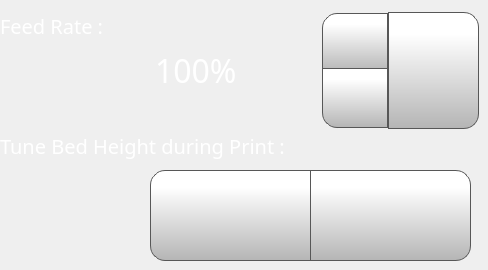
      <widget class="QWidget" name="feedRateTab">
       <attribute name="icon">
        <iconset>
         <normaloff>templates/img/FeedRate.png</normaloff>
         <normalon>templates/img/FeedRate_Selected.png</normalon>templates/img/FeedRate.png</iconset>
       </attribute>
       <attribute name="title">
        <string/>
       </attribute>
       <widget class="QLabel" name="feedRateLabelControlPage">
        <property name="geometry">
         <rect>
          <x>0</x>
          <y>10</y>
          <width>181</width>
          <height>31</height>
         </rect>
        </property>
        <property name="font">
         <font>
          <family>Gotham Light</family>
          <pointsize>15</pointsize>
          <weight>50</weight>
          <bold>false</bold>
         </font>
        </property>
        <property name="contextMenuPolicy">
         <enum>Qt::NoContextMenu</enum>
        </property>
        <property name="styleSheet">
         <string notr="true">color: rgb(255, 255, 255);
background-color: rgba(255, 255, 255, 0);</string>
        </property>
        <property name="text">
         <string>Feed Rate :</string>
        </property>
       </widget>
       <widget class="QPushButton" name="moveZMBabyStep">
        <property name="geometry">
         <rect>
          <x>310</x>
          <y>170</y>
          <width>161</width>
          <height>91</height>
         </rect>
        </property>
        <property name="minimumSize">
         <size>
          <width>0</width>
          <height>0</height>
         </size>
        </property>
        <property name="font">
         <font>
          <family>Gotham</family>
          <pointsize>15</pointsize>
         </font>
        </property>
        <property name="contextMenuPolicy">
         <enum>Qt::NoContextMenu</enum>
        </property>
        <property name="styleSheet">
         <string notr="true">QPushButton {
     border: 1px solid rgb(87, 87, 87);

	background-color: qlineargradient(spread:pad, x1:0, y1:1, x2:0, y2:0.188, stop:0 rgba(180, 180, 180, 255), stop:1 rgba(255, 255, 255, 255));
	border-bottom-right-radius: 15px;
	border-top-right-radius: 15px;
}

QPushButton:pressed {
    background-color: qlineargradient(x1: 0, y1: 0, x2: 0, y2: 1,
                                      stop: 0 #dadbde, stop: 1 #f6f7fa);
}

QPushButton:flat {
    border: none; /* no border for a flat push button */
}

QPushButton:default {
    border-color: navy; /* make the default button prominent */
}

QPushButton:focus {
	outline: none;
}</string>
        </property>
        <property name="text">
         <string/>
        </property>
        <property name="icon">
         <iconset>
          <normaloff>templates/img/arrows.png</normaloff>templates/img/arrows.png</iconset>
        </property>
        <property name="iconSize">
         <size>
          <width>40</width>
          <height>40</height>
         </size>
        </property>
        <property name="checkable">
         <bool>false</bool>
        </property>
        <property name="autoDefault">
         <bool>false</bool>
        </property>
        <property name="default">
         <bool>false</bool>
        </property>
        <property name="flat">
         <bool>false</bool>
        </property>
       </widget>
       <widget class="QPushButton" name="setFeedRateButton">
        <property name="geometry">
         <rect>
          <x>388</x>
          <y>12</y>
          <width>91</width>
          <height>117</height>
         </rect>
        </property>
        <property name="font">
         <font>
          <family>Gotham</family>
          <pointsize>13</pointsize>
         </font>
        </property>
        <property name="contextMenuPolicy">
         <enum>Qt::NoContextMenu</enum>
        </property>
        <property name="styleSheet">
         <string notr="true">QPushButton {
     border: 1px solid rgb(87, 87, 87);
	background-color: qlineargradient(spread:pad, x1:0, y1:1, x2:0, y2:0.188, stop:0 rgba(180, 180, 180, 255), stop:1 rgba(255, 255, 255, 255));
border-top-right-radius: 15px;
border-bottom-right-radius: 15px;

}

QPushButton:pressed {
    background-color: qlineargradient(x1: 0, y1: 0, x2: 0, y2: 1,
                                      stop: 0 #dadbde, stop: 1 #f6f7fa);
}

QPushButton:flat {
    border: none; /* no border for a flat push button */
}

QPushButton:default {
    border-color: navy; /* make the default button prominent */
}

QPushButton:focus {
	outline: none;
}</string>
        </property>
        <property name="text">
         <string/>
        </property>
        <property name="icon">
         <iconset>
          <normaloff>templates/img/verification-mark.png</normaloff>templates/img/verification-mark.png</iconset>
        </property>
        <property name="iconSize">
         <size>
          <width>50</width>
          <height>50</height>
         </size>
        </property>
       </widget>
       <widget class="QLabel" name="flowRateLabelControlPage_5">
        <property name="geometry">
         <rect>
          <x>0</x>
          <y>130</y>
          <width>421</width>
          <height>31</height>
         </rect>
        </property>
        <property name="font">
         <font>
          <family>Gotham Light</family>
          <pointsize>15</pointsize>
          <weight>50</weight>
          <bold>false</bold>
         </font>
        </property>
        <property name="contextMenuPolicy">
         <enum>Qt::NoContextMenu</enum>
        </property>
        <property name="styleSheet">
         <string notr="true">color: rgb(255, 255, 255);
background-color: rgba(255, 255, 255, 0);</string>
        </property>
        <property name="text">
         <string>Tune Bed Height during Print :</string>
        </property>
       </widget>
       <widget class="QPushButton" name="moveZPBabyStep">
        <property name="geometry">
         <rect>
          <x>150</x>
          <y>170</y>
          <width>161</width>
          <height>91</height>
         </rect>
        </property>
        <property name="minimumSize">
         <size>
          <width>0</width>
          <height>0</height>
         </size>
        </property>
        <property name="font">
         <font>
          <family>Gotham</family>
          <pointsize>15</pointsize>
         </font>
        </property>
        <property name="contextMenuPolicy">
         <enum>Qt::NoContextMenu</enum>
        </property>
        <property name="styleSheet">
         <string notr="true">QPushButton {
     border: 1px solid rgb(87, 87, 87);

	background-color: qlineargradient(spread:pad, x1:0, y1:1, x2:0, y2:0.188, stop:0 rgba(180, 180, 180, 255), stop:1 rgba(255, 255, 255, 255));
	border-bottom-left-radius: 15px;
	border-top-left-radius: 15px;
}

QPushButton:pressed {
    background-color: qlineargradient(x1: 0, y1: 0, x2: 0, y2: 1,
                                      stop: 0 #dadbde, stop: 1 #f6f7fa);
}

QPushButton:flat {
    border: none; /* no border for a flat push button */
}

QPushButton:default {
    border-color: navy; /* make the default button prominent */
}

QPushButton:focus {
	outline: none;
}</string>
        </property>
        <property name="text">
         <string/>
        </property>
        <property name="icon">
         <iconset>
          <normaloff>templates/img/arrows-5.png</normaloff>templates/img/arrows-5.png</iconset>
        </property>
        <property name="iconSize">
         <size>
          <width>40</width>
          <height>40</height>
         </size>
        </property>
        <property name="checkable">
         <bool>false</bool>
        </property>
        <property name="autoDefault">
         <bool>false</bool>
        </property>
        <property name="default">
         <bool>false</bool>
        </property>
        <property name="flat">
         <bool>false</bool>
        </property>
       </widget>
       <widget class="QSpinBox" name="feedRateSpinBox">
        <property name="geometry">
         <rect>
          <x>150</x>
          <y>10</y>
          <width>241</width>
          <height>121</height>
         </rect>
        </property>
        <property name="font">
         <font>
          <family>Gotham</family>
          <pointsize>24</pointsize>
         </font>
        </property>
        <property name="contextMenuPolicy">
         <enum>Qt::NoContextMenu</enum>
        </property>
        <property name="styleSheet">
         <string notr="true">QSpinBox {
    padding-right: 5px; /* make room for the arrows */
	color: rgb(255, 255, 255);
	background-color: rgba(255, 255, 255, 0);
   
}
QSpinBox ::text:selected {
	background-color: rgb(40, 40, 40);
	/* background-color: rgb(255, 146, 57); */
   
}
QSpinBox::up-button {
     border: 1px solid rgb(87, 87, 87);


	background-color: qlineargradient(spread:pad, x1:0, y1:1, x2:0, y2:0.188, stop:0 rgba(180, 180, 180, 255), stop:1 rgba(255, 255, 255, 255));
    width: 60px;
     height: 54px;
    padding: 2px;
border-top-left-radius: 15px;
}

QSpinBox::up-arrow { image: url(./templates/img/arrows.png);
    width: 40px;
     height: 40px;
padding: 5px; }



QSpinBox::up-button:pressed {
    background-color: qlineargradient(x1: 0, y1: 0, x2: 0, y2: 1,
                                      stop: 0 #dadbde, stop: 1 #f6f7fa);
}


QSpinBox::down-button {
     border: 1px solid rgb(87, 87, 87);
border-bottom-left-radius: 15px;
	background-color: qlineargradient(spread:pad, x1:0, y1:1, x2:0, y2:0.188, stop:0 rgba(180, 180, 180, 255), stop:1 rgba(255, 255, 255, 255));
    width: 60px;
     height: 54px;
    padding: 2px;
}

QSpinBox::down-arrow {image: url(./templates/img/arrows-5.png);
    width: 40px;
     height: 40px;
padding: 5px;
}

QSpinBox::down-button:pressed {
    background-color: qlineargradient(x1: 0, y1: 0, x2: 0, y2: 1,
                                      stop: 0 #dadbde, stop: 1 #f6f7fa);

}

</string>
        </property>
        <property name="frame">
         <bool>false</bool>
        </property>
        <property name="readOnly">
         <bool>false</bool>
        </property>
        <property name="buttonSymbols">
         <enum>QAbstractSpinBox::UpDownArrows</enum>
        </property>
        <property name="accelerated">
         <bool>true</bool>
        </property>
        <property name="suffix">
         <string>%</string>
        </property>
        <property name="minimum">
         <number>50</number>
        </property>
        <property name="maximum">
         <number>200</number>
        </property>
        <property name="singleStep">
         <number>1</number>
        </property>
        <property name="value">
         <number>100</number>
        </property>
       </widget>
      </widget>
